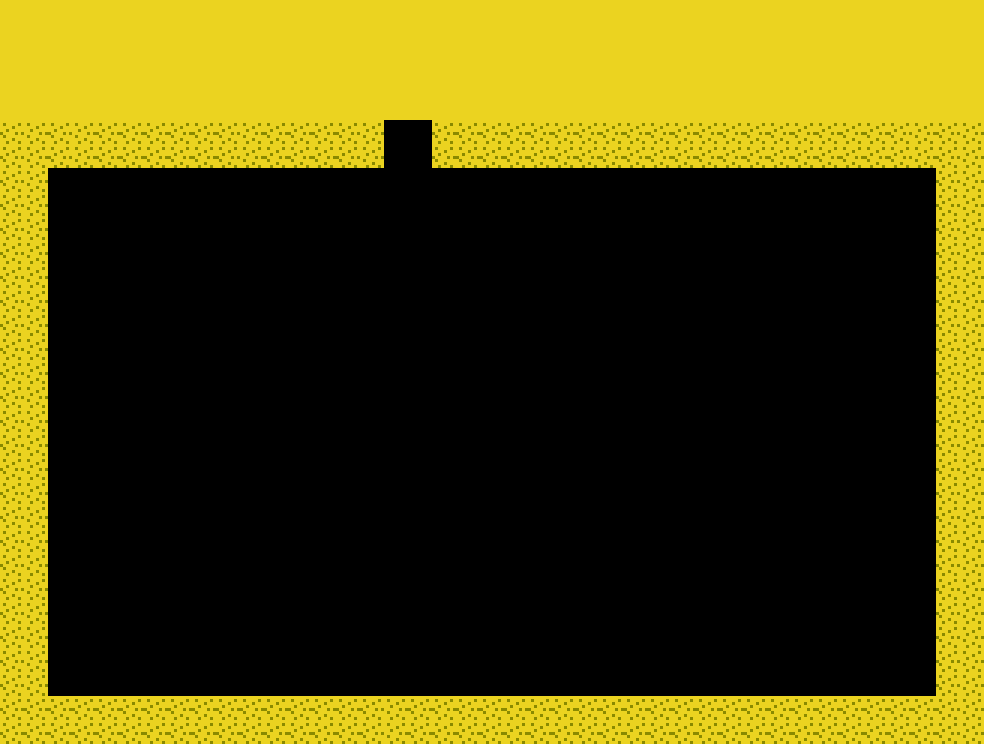

Rendered tile map (Tiled .tmx) drawn with the repository's tilesets; below, a short description and the map source with its tile grids summarised:
An orthogonal 41x31 tile map with 24x24 px tiles, 1 tile layer (Capa de patrones 1), 2 tilesets, 1 image layer and 819 objects.

<map version="1.2" tiledversion="1.3.2" orientation="orthogonal" renderorder="right-down" compressionlevel="0" width="41" height="31" tilewidth="24" tileheight="24" infinite="0" nextlayerid="14" nextobjectid="1412">
 <tileset firstgid="1" name="wall" tilewidth="48" tileheight="48" tilecount="1" columns="1">
  <image source="wall.png" width="48" height="48" />
 </tileset>
 <tileset firstgid="2" name="header" tilewidth="24" tileheight="24" tilecount="1" columns="1">
  <image source="header.png" width="24" height="24" />
 </tileset>
 <imagelayer id="2" name="Capa de Imagen 1" opacity="0.5">
  <image source="background.png" width="984" height="744" />
 </imagelayer>
 <layer id="1" name="Capa de patrones 1" width="41" height="31">
  <data>[1271 cells, 316 non-empty, 2 distinct tile ids]</data>
 </layer>
 <objectgroup id="3" name="Footprints" visible="0">
  <object id="29" x="396" y="132" width="24" height="24">
   <properties>
    <property name="name" value="footprint" />
    <property name="step" value="left" />
   </properties>
  </object>
  <object id="30" x="396" y="156" width="24" height="24">
   <properties>
    <property name="name" value="footprint" />
    <property name="step" value="right" />
   </properties>
  </object>
  <object id="31" x="396" y="180" width="24" height="24">
   <properties>
    <property name="name" value="footprint" />
    <property name="step" value="left" />
   </properties>
  </object>
  <object id="32" x="396" y="204" width="24" height="24">
   <properties>
    <property name="name" value="footprint" />
    <property name="step" value="right" />
   </properties>
  </object>
  <object id="33" x="396" y="228" width="24" height="24">
   <properties>
    <property name="name" value="footprint" />
    <property name="step" value="left" />
   </properties>
  </object>
  <object id="34" x="396" y="252" width="24" height="24">
   <properties>
    <property name="name" value="footprint" />
    <property name="step" value="right" />
   </properties>
  </object>
  <object id="35" x="396" y="276" width="24" height="24">
   <properties>
    <property name="name" value="footprint" />
    <property name="step" value="left" />
   </properties>
  </object>
  <object id="36" x="396" y="300" width="24" height="24">
   <properties>
    <property name="name" value="footprint" />
    <property name="step" value="right" />
   </properties>
  </object>
  <object id="45" x="396" y="324" width="24" height="24">
   <properties>
    <property name="name" value="footprint" />
    <property name="step" value="left" />
   </properties>
  </object>
  <object id="46" x="396" y="348" width="24" height="24">
   <properties>
    <property name="name" value="footprint" />
    <property name="step" value="right" />
   </properties>
  </object>
  <object id="47" x="396" y="372" width="24" height="24">
   <properties>
    <property name="name" value="footprint" />
    <property name="step" value="left" />
   </properties>
  </object>
  <object id="48" x="396" y="396" width="24" height="24">
   <properties>
    <property name="name" value="footprint" />
    <property name="step" value="right" />
   </properties>
  </object>
  <object id="49" x="396" y="420" width="24" height="24">
   <properties>
    <property name="name" value="footprint" />
    <property name="step" value="left" />
   </properties>
  </object>
  <object id="50" x="396" y="444" width="24" height="24">
   <properties>
    <property name="name" value="footprint" />
    <property name="step" value="right" />
   </properties>
  </object>
  <object id="51" x="396" y="468" width="24" height="24">
   <properties>
    <property name="name" value="footprint" />
    <property name="step" value="left" />
   </properties>
  </object>
  <object id="52" x="396" y="492" width="24" height="24">
   <properties>
    <property name="name" value="footprint" />
    <property name="step" value="right" />
   </properties>
  </object>
  <object id="53" x="396" y="516" width="24" height="24">
   <properties>
    <property name="name" value="footprint" />
    <property name="step" value="left" />
   </properties>
  </object>
  <object id="54" x="396" y="540" width="24" height="24">
   <properties>
    <property name="name" value="footprint" />
    <property name="step" value="right" />
   </properties>
  </object>
  <object id="55" x="396" y="564" width="24" height="24">
   <properties>
    <property name="name" value="footprint" />
    <property name="step" value="left" />
   </properties>
  </object>
  <object id="56" x="396" y="588" width="24" height="24">
   <properties>
    <property name="name" value="footprint" />
    <property name="step" value="right" />
   </properties>
  </object>
  <object id="57" x="396" y="612" width="24" height="24">
   <properties>
    <property name="name" value="footprint" />
    <property name="step" value="left" />
   </properties>
  </object>
  <object id="58" x="396" y="636" width="24" height="24">
   <properties>
    <property name="name" value="footprint" />
    <property name="step" value="right" />
   </properties>
  </object>
  <object id="59" x="396" y="660" width="24" height="24">
   <properties>
    <property name="name" value="footprint" />
    <property name="step" value="left" />
   </properties>
  </object>
  <object id="60" x="372" y="180" width="24" height="24">
   <properties>
    <property name="name" value="footprint" />
    <property name="step" value="right" />
   </properties>
  </object>
  <object id="61" x="348" y="180" width="24" height="24">
   <properties>
    <property name="name" value="footprint" />
    <property name="step" value="left" />
   </properties>
  </object>
  <object id="62" x="324" y="180" width="24" height="24">
   <properties>
    <property name="name" value="footprint" />
    <property name="step" value="right" />
   </properties>
  </object>
  <object id="63" x="300" y="180" width="24" height="24">
   <properties>
    <property name="name" value="footprint" />
    <property name="step" value="left" />
   </properties>
  </object>
  <object id="64" x="276" y="180" width="24" height="24">
   <properties>
    <property name="name" value="footprint" />
    <property name="step" value="right" />
   </properties>
  </object>
  <object id="65" x="252" y="180" width="24" height="24">
   <properties>
    <property name="name" value="footprint" />
    <property name="step" value="left" />
   </properties>
  </object>
  <object id="66" x="228" y="180" width="24" height="24">
   <properties>
    <property name="name" value="footprint" />
    <property name="step" value="right" />
   </properties>
  </object>
  <object id="67" x="204" y="180" width="24" height="24">
   <properties>
    <property name="name" value="footprint" />
    <property name="step" value="left" />
   </properties>
  </object>
  </objectgroup>
 <objectgroup id="8" name="Start" visible="0">
  <!-- 541 objects omitted --></objectgroup>
 <objectgroup id="9" name="Cross" visible="0">
  <!-- 538 objects omitted --></objectgroup>
 <objectgroup id="6" name="Direction" visible="0">
  <!-- 507 objects omitted --></objectgroup>
 <objectgroup id="7" name="OpenBlock" visible="0">
  <!-- 427 objects omitted --></objectgroup>
 <objectgroup id="12" name="Limits" visible="0">
  <!-- 27 objects omitted --></objectgroup>
 <objectgroup id="4" name="Blocks" visible="0">
  <!-- 21 objects omitted --></objectgroup>
 <objectgroup id="11" name="Goal" visible="0" offsetx="0" offsety="-10">
  <!-- 1 objects omitted --></objectgroup>
</map>
<!-- 788 of 819 objects omitted -->